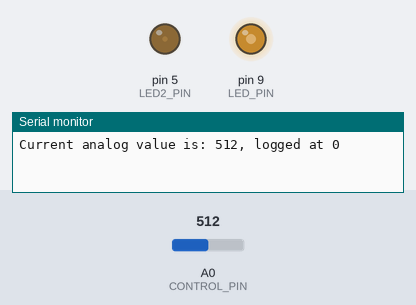
A sketch run on a simulated Arduino Uno, built with avr-gcc and run on an emulated ATmega328P. Parts: output pins drawn as LEDs (lit = HIGH), the last lines printed to the serial monitor. The test bench sets the inputs (shaded band); at power-on: A0 (CONTROL_PIN) = 512.

Above: at 1.2 s.
1.3 s: A0 (CONTROL_PIN) set to 716
At 2.0 s:
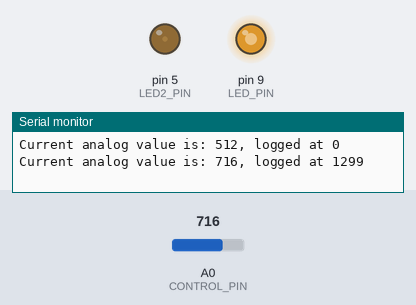
2.8 s: A0 (CONTROL_PIN) set to 900
At 3.1 s:
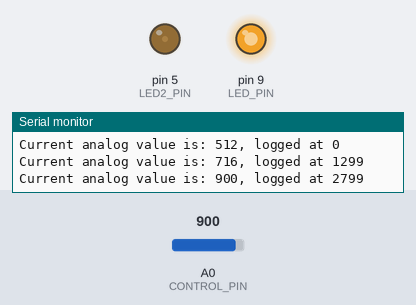
4.3 s: A0 (CONTROL_PIN) set to 122
At 5.4 s:
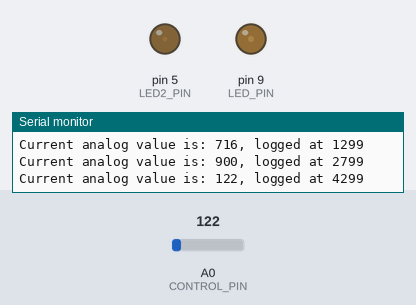
5.8 s: A0 (CONTROL_PIN) set to 0
At 6.6 s:
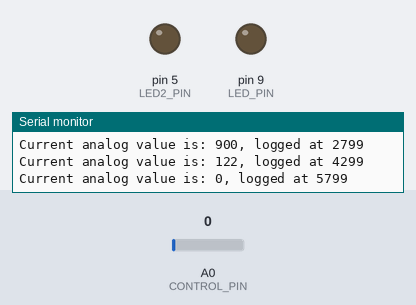
Timing chart, 0 to 8.3 s (numbered marks = the images above; inputs shaded):
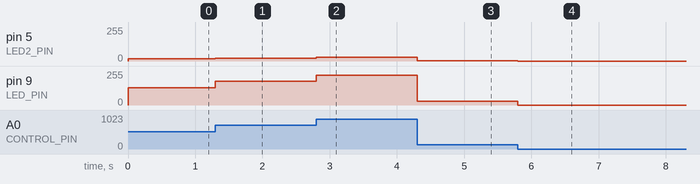

Measured:
- after the input at 1.3 s, pin 5 (LED2_PIN): 16/255 → 22/255 at once; pin 9 (LED_PIN): 128/255 → 179/255 at once
- after the input at 2.8 s, pin 5 (LED2_PIN): 22/255 → 28/255 at once; pin 9 (LED_PIN): 179/255 → 225/255 at once
- after the input at 4.3 s, pin 5 (LED2_PIN): 28/255 → 3/255 at once; pin 9 (LED_PIN): 225/255 → 30/255 at once
- after the input at 5.8 s, pin 5 (LED2_PIN): 3/255 → 0/255 at once; pin 9 (LED_PIN): 30/255 → 0/255 at once

The sketch:

03-brightness-control.ino
```cpp
#define CONTROL_PIN A0
#define LED_PIN 9
#define LED2_PIN 5

unsigned long lastDebugPrintTime;
int lastLoggedRotation;

void setup() {
  // можно не делать, так как пины по умолчанию в состоянии INPUT
  pinMode(CONTROL_PIN, INPUT);
  // тоже необязательно, критично для digitalWrite, но не analog
  pinMode(LED_PIN, OUTPUT);
  pinMode(LED2_PIN, OUTPUT);

  Serial.begin(9600);
  while(!Serial) {
  }
}

void loop() {
  int rotation, brightness;

  rotation = analogRead(CONTROL_PIN);

  brightness = rotation / 4;
  int brightness2 = brightness / 8;

  analogWrite(LED_PIN, brightness);
  analogWrite(LED2_PIN, brightness2);

  unsigned long time = millis();
  if (time - lastDebugPrintTime > 10000
    || abs(lastLoggedRotation - rotation) > 2
  ) {
    Serial.print(F("Current analog value is: "));
    Serial.print(rotation);
    Serial.print(F(", logged at "));
    Serial.println(time);
    lastDebugPrintTime = time;
    lastLoggedRotation = rotation;
  }
}
```
